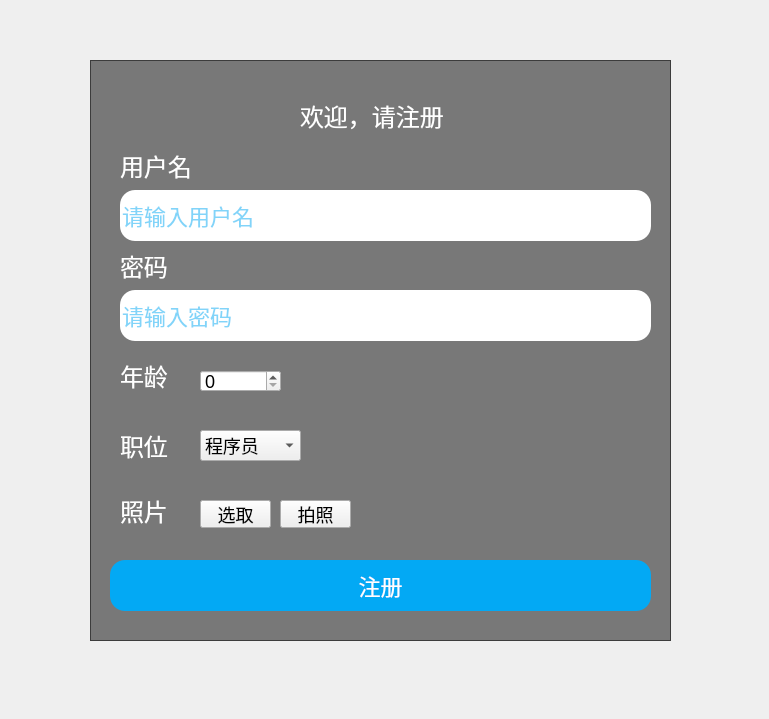
<?xml version="1.0" encoding="UTF-8"?>
<ui version="4.0">
 <class>signup</class>
 <widget class="QWidget" name="signup">
  <property name="geometry">
   <rect>
    <x>0</x>
    <y>0</y>
    <width>769</width>
    <height>719</height>
   </rect>
  </property>
  <property name="windowTitle">
   <string>注册</string>
  </property>
  <property name="autoFillBackground">
   <bool>false</bool>
  </property>
  <property name="styleSheet">
   <string notr="true">#signup{
background:url(:/image/timg.jpg);
}
#UI{
background:rgba(0,0,0,0.5);
}
#signBtn{
background:#03a9f4;
color:#fff;
border-radius:15px;
font-size:22px;
}
#faceBtn{
background:transparent;
font-size:18px;
color:#fff;
font-size:22px;
}
#username{
border-radius:15px;
color:#03a9f4;
font-size:22px;
}
#password{
border-radius:15px;
color:#03a9f4;
font-size:22px;
}
#title,#photoLabel,#nameLabel,#pwdLabel,#ageLabel,#jobLabel{
color:#fff;
background:transparent;
font-size:24px;
}
#ageBox,#jobBox,#pickBtn,#shotBtn{

font-size:18px;
}
</string>
  </property>
  <widget class="QFrame" name="UI">
   <property name="geometry">
    <rect>
     <x>90</x>
     <y>60</y>
     <width>581</width>
     <height>581</height>
    </rect>
   </property>
   <property name="frameShape">
    <enum>QFrame::StyledPanel</enum>
   </property>
   <property name="frameShadow">
    <enum>QFrame::Raised</enum>
   </property>
   <widget class="QPushButton" name="signBtn">
    <property name="geometry">
     <rect>
      <x>20</x>
      <y>500</y>
      <width>541</width>
      <height>51</height>
     </rect>
    </property>
    <property name="text">
     <string>注册</string>
    </property>
   </widget>
   <widget class="QLineEdit" name="username">
    <property name="geometry">
     <rect>
      <x>30</x>
      <y>130</y>
      <width>531</width>
      <height>51</height>
     </rect>
    </property>
    <property name="text">
     <string/>
    </property>
    <property name="placeholderText">
     <string>请输入用户名</string>
    </property>
   </widget>
   <widget class="QLineEdit" name="password">
    <property name="geometry">
     <rect>
      <x>30</x>
      <y>230</y>
      <width>531</width>
      <height>51</height>
     </rect>
    </property>
    <property name="text">
     <string/>
    </property>
    <property name="echoMode">
     <enum>QLineEdit::Password</enum>
    </property>
    <property name="placeholderText">
     <string>请输入密码</string>
    </property>
   </widget>
   <widget class="QLabel" name="title">
    <property name="geometry">
     <rect>
      <x>210</x>
      <y>40</y>
      <width>151</width>
      <height>31</height>
     </rect>
    </property>
    <property name="text">
     <string>欢迎，请注册</string>
    </property>
   </widget>
   <widget class="QLabel" name="nameLabel">
    <property name="geometry">
     <rect>
      <x>30</x>
      <y>90</y>
      <width>81</width>
      <height>31</height>
     </rect>
    </property>
    <property name="text">
     <string>用户名</string>
    </property>
   </widget>
   <widget class="QLabel" name="pwdLabel">
    <property name="geometry">
     <rect>
      <x>30</x>
      <y>190</y>
      <width>51</width>
      <height>31</height>
     </rect>
    </property>
    <property name="text">
     <string>密码</string>
    </property>
   </widget>
   <widget class="QLabel" name="ageLabel">
    <property name="geometry">
     <rect>
      <x>30</x>
      <y>300</y>
      <width>71</width>
      <height>31</height>
     </rect>
    </property>
    <property name="text">
     <string>年龄</string>
    </property>
   </widget>
   <widget class="QSpinBox" name="ageBox">
    <property name="geometry">
     <rect>
      <x>110</x>
      <y>310</y>
      <width>81</width>
      <height>22</height>
     </rect>
    </property>
   </widget>
   <widget class="QComboBox" name="jobBox">
    <property name="geometry">
     <rect>
      <x>110</x>
      <y>370</y>
      <width>101</width>
      <height>31</height>
     </rect>
    </property>
    <item>
     <property name="text">
      <string>程序员</string>
     </property>
    </item>
    <item>
     <property name="text">
      <string>扫货员</string>
     </property>
    </item>
    <item>
     <property name="text">
      <string>拣货员</string>
     </property>
    </item>
    <item>
     <property name="text">
      <string>经理</string>
     </property>
    </item>
    <item>
     <property name="text">
      <string>老板</string>
     </property>
    </item>
   </widget>
   <widget class="QLabel" name="jobLabel">
    <property name="geometry">
     <rect>
      <x>30</x>
      <y>370</y>
      <width>61</width>
      <height>31</height>
     </rect>
    </property>
    <property name="text">
     <string>职位</string>
    </property>
   </widget>
   <widget class="QLabel" name="photoLabel">
    <property name="geometry">
     <rect>
      <x>30</x>
      <y>430</y>
      <width>71</width>
      <height>41</height>
     </rect>
    </property>
    <property name="text">
     <string>照片</string>
    </property>
   </widget>
   <widget class="QLabel" name="photo">
    <property name="geometry">
     <rect>
      <x>330</x>
      <y>300</y>
      <width>191</width>
      <height>171</height>
     </rect>
    </property>
    <property name="text">
     <string/>
    </property>
   </widget>
   <widget class="QPushButton" name="pickBtn">
    <property name="geometry">
     <rect>
      <x>110</x>
      <y>440</y>
      <width>71</width>
      <height>28</height>
     </rect>
    </property>
    <property name="text">
     <string>选取</string>
    </property>
   </widget>
   <widget class="QPushButton" name="shotBtn">
    <property name="geometry">
     <rect>
      <x>190</x>
      <y>440</y>
      <width>71</width>
      <height>28</height>
     </rect>
    </property>
    <property name="text">
     <string>拍照</string>
    </property>
   </widget>
  </widget>
 </widget>
 <resources>
  <include location="resource.qrc"/>
 </resources>
 <connections>
  <connection>
   <sender>signBtn</sender>
   <signal>clicked()</signal>
   <receiver>signup</receiver>
   <slot>login_button_click()</slot>
   <hints>
    <hint type="sourcelabel">
     <x>363</x>
     <y>384</y>
    </hint>
    <hint type="destinationlabel">
     <x>727</x>
     <y>378</y>
    </hint>
   </hints>
  </connection>
 </connections>
 <slots>
  <slot>login_button_click()</slot>
 </slots>
</ui>
